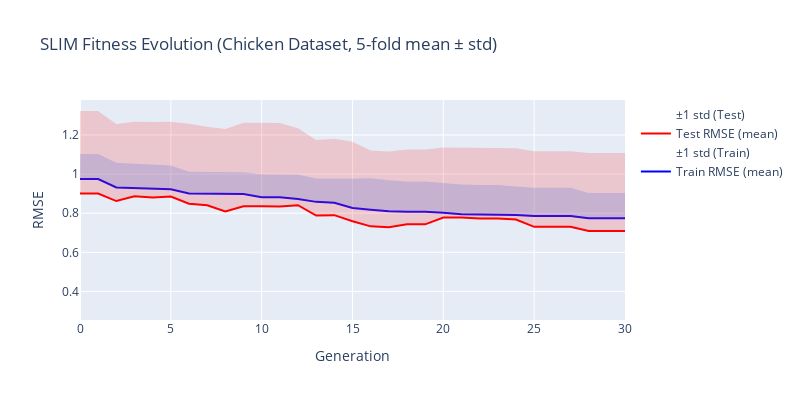

The cell this chart's notebook holds for it:
### Code cell
DATASET_NAME = 'Chicken Dataset'
fig = go.Figure()

# Train Fitness (mean ± std)
fig.add_trace(go.Scatter(
    x=mean_df["Generation"],
    y=mean_df["Fitness"],
    mode='lines',
    name='Train RMSE (mean)',
    line=dict(color='blue', width=2)
))
# Add std as a shaded region (light blue)
fig.add_trace(go.Scatter(
    x=mean_df["Generation"],
    y=mean_df["Fitness"] + std_df["Fitness"],
    mode='lines',
    line=dict(width=0),
    showlegend=False,
    fillcolor='rgba(0, 100, 255, 0.2)',
    fill='tonexty'
))
fig.add_trace(go.Scatter(
    x=mean_df["Generation"],
    y=mean_df["Fitness"] - std_df["Fitness"],
    mode='lines',
    line=dict(width=0),
    name='±1 std (Train)',
    fillcolor='rgba(0, 100, 255, 0.2)'
))

# Test Fitness (mean ± std)
fig.add_trace(go.Scatter(
    x=mean_df["Generation"],
    y=mean_df["Test_fitness"],
    mode='lines',
    name='Test RMSE (mean)',
    line=dict(color='red', width=2)
))
# Add std as a shaded region (light red)
fig.add_trace(go.Scatter(
    x=mean_df["Generation"],
    y=mean_df["Test_fitness"] + std_df["Test_fitness"],
    mode='lines',
    line=dict(width=0),
    showlegend=False,
    fillcolor='rgba(255, 50, 50, 0.2)',
    fill='tonexty'
))
fig.add_trace(go.Scatter(
    x=mean_df["Generation"],
    y=mean_df["Test_fitness"] - std_df["Test_fitness"],
    mode='lines',
    line=dict(width=0),
    name='±1 std (Test)',
    fillcolor='rgba(255, 50, 50, 0.2)'
))

fig.update_layout(
    title=f'SLIM Fitness Evolution ({DATASET_NAME}, 5-fold mean ± std)',
    xaxis_title='Generation',
    yaxis_title='RMSE',
    hovermode='x unified',
    height=400,
    width=800
)
fig.show()

### Figure 1 — Plotly figure (JSON) as saved in the notebook; plotly's stock layout.template omitted (floating-point values rounded to 4 significant figures)
{"data": [{"line": {"color": "blue", "width": 2}, "mode": "lines", "name": "Train RMSE (mean)", "type": "scatter", "x": [0, 1, 2, 3, 4, 5, 6, 7, 8, 9, 10, 11, 12, 13, 14, 15, 16, 17, 18, 19, 20, 21, 22, 23, 24, 25, 26, 27, 28, 29, 30], "y": [0.9743, 0.9743, 0.9313, 0.928, 0.9272, 0.9223, 0.901, 0.8998, 0.8985, 0.8976, 0.8821, 0.8817, 0.8721, 0.8579, 0.8535, 0.8271, 0.8178, 0.8096, 0.8068, 0.8068, 0.8017, 0.7949, 0.7934, 0.7934, 0.7903, 0.7858, 0.7858, 0.7858, 0.7742, 0.7742, 0.7742]}, {"fill": "tonexty", "fillcolor": "rgba(0, 100, 255, 0.2)", "line": {"width": 0}, "mode": "lines", "showlegend": false, "type": "scatter", "x": [0, 1, 2, 3, 4, 5, 6, 7, 8, 9, 10, 11, 12, 13, 14, 15, 16, 17, 18, 19, 20, 21, 22, 23, 24, 25, 26, 27, 28, 29, 30], "y": [1.103, 1.103, 1.058, 1.054, 1.052, 1.044, 1.012, 1.012, 1.01, 1.009, 0.9995, 0.9993, 0.9982, 0.9776, 0.9771, 0.9757, 0.9792, 0.9681, 0.9618, 0.9618, 0.9548, 0.9468, 0.9436, 0.9436, 0.9363, 0.9302, 0.9302, 0.9302, 0.9037, 0.9037, 0.9037]}, {"fillcolor": "rgba(0, 100, 255, 0.2)", "line": {"width": 0}, "mode": "lines", "name": "±1 std (Train)", "type": "scatter", "x": [0, 1, 2, 3, 4, 5, 6, 7, 8, 9, 10, 11, 12, 13, 14, 15, 16, 17, 18, 19, 20, 21, 22, 23, 24, 25, 26, 27, 28, 29, 30], "y": [0.8459, 0.8459, 0.8046, 0.8024, 0.8026, 0.8007, 0.7897, 0.7875, 0.7868, 0.7861, 0.7648, 0.7641, 0.746, 0.7382, 0.7299, 0.6784, 0.6564, 0.6512, 0.6518, 0.6518, 0.6487, 0.6429, 0.6432, 0.6432, 0.6442, 0.6414, 0.6414, 0.6414, 0.6446, 0.6446, 0.6446]}, {"line": {"color": "red", "width": 2}, "mode": "lines", "name": "Test RMSE (mean)", "type": "scatter", "x": [0, 1, 2, 3, 4, 5, 6, 7, 8, 9, 10, 11, 12, 13, 14, 15, 16, 17, 18, 19, 20, 21, 22, 23, 24, 25, 26, 27, 28, 29, 30], "y": [0.9008, 0.9008, 0.862, 0.8864, 0.8805, 0.8856, 0.8481, 0.8402, 0.8091, 0.8358, 0.8352, 0.8346, 0.8407, 0.788, 0.7901, 0.7585, 0.7326, 0.728, 0.7429, 0.7429, 0.7777, 0.7774, 0.773, 0.773, 0.7677, 0.7302, 0.7302, 0.7302, 0.7088, 0.7088, 0.7088]}, {"fill": "tonexty", "fillcolor": "rgba(255, 50, 50, 0.2)", "line": {"width": 0}, "mode": "lines", "showlegend": false, "type": "scatter", "x": [0, 1, 2, 3, 4, 5, 6, 7, 8, 9, 10, 11, 12, 13, 14, 15, 16, 17, 18, 19, 20, 21, 22, 23, 24, 25, 26, 27, 28, 29, 30], "y": [1.323, 1.323, 1.256, 1.268, 1.266, 1.267, 1.257, 1.242, 1.23, 1.262, 1.262, 1.262, 1.235, 1.174, 1.18, 1.165, 1.121, 1.116, 1.125, 1.125, 1.136, 1.136, 1.134, 1.134, 1.132, 1.117, 1.117, 1.117, 1.107, 1.107, 1.107]}, {"fillcolor": "rgba(255, 50, 50, 0.2)", "line": {"width": 0}, "mode": "lines", "name": "±1 std (Test)", "type": "scatter", "x": [0, 1, 2, 3, 4, 5, 6, 7, 8, 9, 10, 11, 12, 13, 14, 15, 16, 17, 18, 19, 20, 21, 22, 23, 24, 25, 26, 27, 28, 29, 30], "y": [0.4791, 0.4791, 0.4677, 0.5047, 0.4949, 0.5042, 0.4392, 0.4389, 0.3878, 0.4095, 0.4084, 0.4074, 0.4468, 0.4023, 0.3997, 0.3523, 0.3446, 0.3401, 0.3606, 0.3606, 0.4189, 0.4186, 0.4122, 0.4122, 0.4038, 0.3438, 0.3438, 0.3438, 0.3102, 0.3102, 0.3102]}], "layout": {"height": 400, "hovermode": "x unified", "title": {"text": "SLIM Fitness Evolution (Chicken Dataset, 5-fold mean ± std)"}, "width": 800, "xaxis": {"title": {"text": "Generation"}}, "yaxis": {"title": {"text": "RMSE"}}}}
